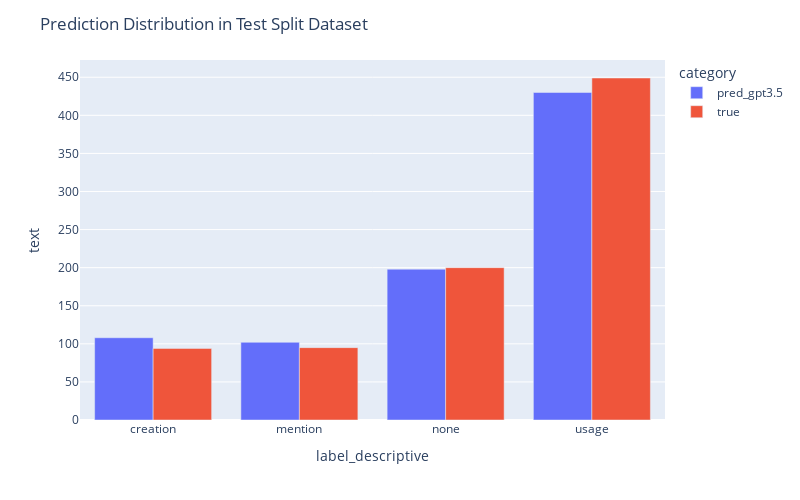

Notebook code for this chart:
### Code cell
X_test_df['category'] = 'true'
X_test_df['pred_label'] = X_test_df['text'].apply(lambda x: get_pred_label(x, test_completed_sentences, y_pred_completed))
X_test_df_pred = X_test_df.copy()
X_test_df_pred['category'] = 'pred_gpt3.5'
X_test_df_pred['label_descriptive'] = X_test_df_pred['pred_label']

X_test_df_all = pd.concat([X_test_df_pred, X_test_df])

labels_grouped = X_test_df_all.groupby(['label_descriptive', 'category']).count().reset_index()
fig = px.bar(labels_grouped, x = 'label_descriptive', y = 'text', color = 'category', barmode = 'group')
fig.update_layout(width=800,height=500, title = 'Prediction Distribution in Test Split Dataset')

### Figure 1 — Plotly figure (JSON) as saved in the notebook; plotly's stock layout.template omitted (floating-point values rounded to 4 significant figures)
{"data": [{"alignmentgroup": "True", "hovertemplate": "category=pred_gpt3.5<br>label_descriptive=%{x}<br>text=%{y}<extra></extra>", "legendgroup": "pred_gpt3.5", "marker": {"color": "#636efa", "pattern": {"shape": ""}}, "name": "pred_gpt3.5", "offsetgroup": "pred_gpt3.5", "orientation": "v", "showlegend": true, "textposition": "auto", "type": "bar", "x": ["creation", "mention", "none", "usage"], "xaxis": "x", "y": [108, 102, 198, 430], "yaxis": "y"}, {"alignmentgroup": "True", "hovertemplate": "category=true<br>label_descriptive=%{x}<br>text=%{y}<extra></extra>", "legendgroup": "true", "marker": {"color": "#EF553B", "pattern": {"shape": ""}}, "name": "true", "offsetgroup": "true", "orientation": "v", "showlegend": true, "textposition": "auto", "type": "bar", "x": ["creation", "mention", "none", "usage"], "xaxis": "x", "y": [94, 95, 200, 449], "yaxis": "y"}], "layout": {"barmode": "group", "height": 500, "legend": {"title": {"text": "category"}, "tracegroupgap": 0}, "margin": {"t": 60}, "title": {"text": "Prediction Distribution in Test Split Dataset"}, "width": 800, "xaxis": {"anchor": "y", "autorange": true, "domain": [0, 1], "range": [-0.5, 3.5], "title": {"text": "label_descriptive"}, "type": "category"}, "yaxis": {"anchor": "x", "autorange": true, "domain": [0, 1], "range": [0, 472.6], "title": {"text": "text"}, "type": "linear"}}}
